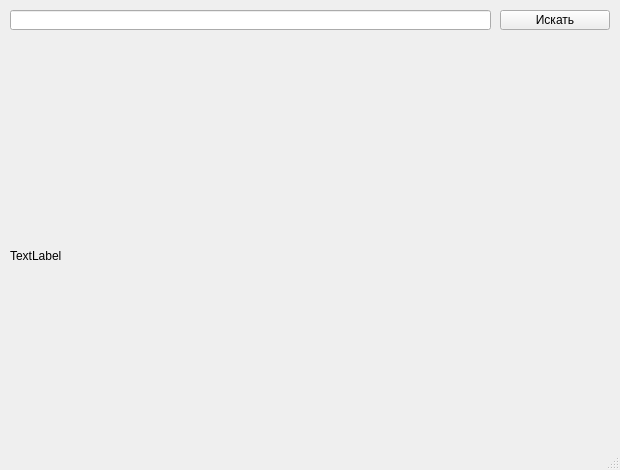
<?xml version="1.0" encoding="UTF-8"?>
<ui version="4.0">
 <class>MainWindow</class>
 <widget class="QMainWindow" name="MainWindow">
  <property name="geometry">
   <rect>
    <x>0</x>
    <y>0</y>
    <width>620</width>
    <height>470</height>
   </rect>
  </property>
  <property name="windowTitle">
   <string>MainWindow</string>
  </property>
  <widget class="QWidget" name="centralwidget">
   <widget class="QLabel" name="image">
    <property name="geometry">
     <rect>
      <x>10</x>
      <y>35</y>
      <width>600</width>
      <height>441</height>
     </rect>
    </property>
    <property name="text">
     <string>TextLabel</string>
    </property>
   </widget>
   <widget class="QLineEdit" name="search_text">
    <property name="geometry">
     <rect>
      <x>10</x>
      <y>10</y>
      <width>481</width>
      <height>20</height>
     </rect>
    </property>
   </widget>
   <widget class="QPushButton" name="btn_search">
    <property name="geometry">
     <rect>
      <x>500</x>
      <y>10</y>
      <width>110</width>
      <height>20</height>
     </rect>
    </property>
    <property name="text">
     <string>Искать</string>
    </property>
   </widget>
  </widget>
  <widget class="QMenuBar" name="menubar">
   <property name="geometry">
    <rect>
     <x>0</x>
     <y>0</y>
     <width>620</width>
     <height>18</height>
    </rect>
   </property>
  </widget>
  <widget class="QStatusBar" name="statusbar"/>
 </widget>
 <resources/>
 <connections/>
</ui>
